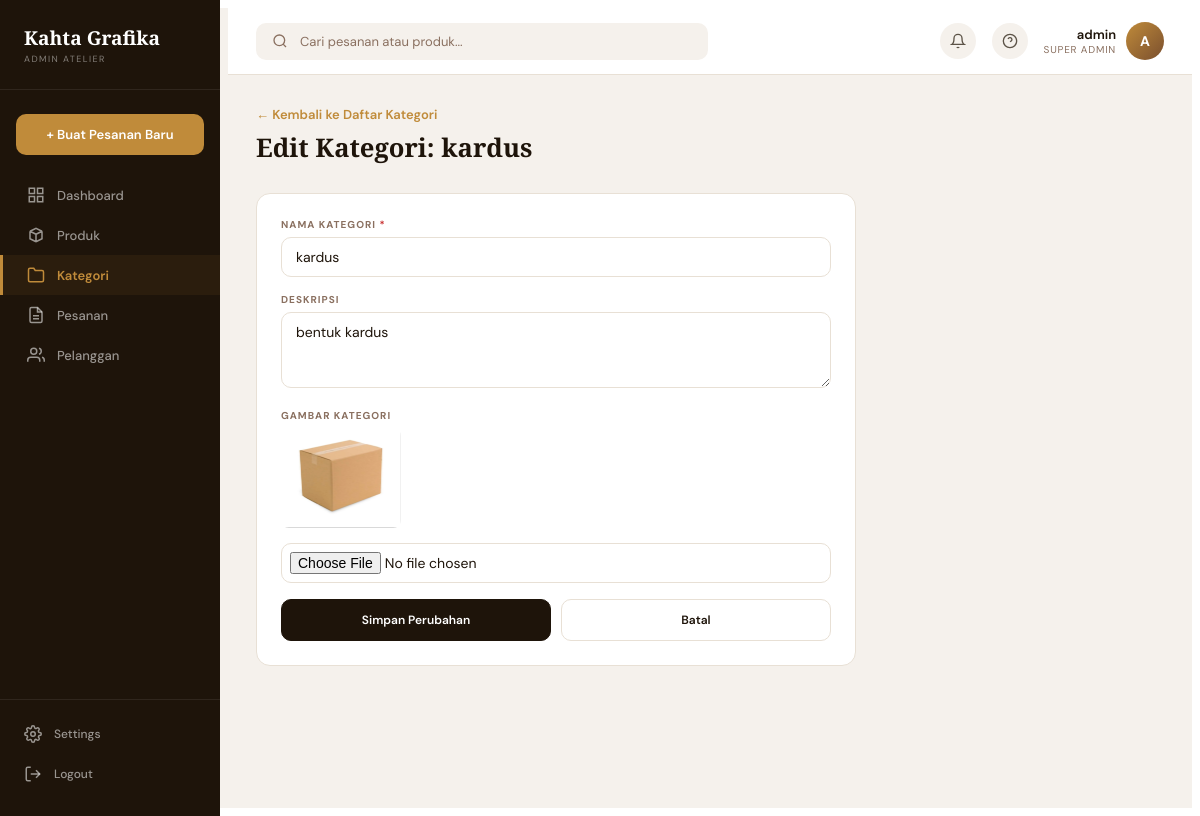
Page /dashboard/categories/1/edit/ (signed in) on the committed database.
### apps/accounts/models.py (models this page shows, shortened)
class User(AbstractUser):
    class Role(models.TextChoices):
        ADMIN = 'admin', 'Admin'
        CUSTOMER = 'customer', 'Customer'
    role = models.CharField(
        max_length=20,
        choices=Role.choices,
        default=Role.CUSTOMER,
    )
    phone_number = models.CharField(max_length=20, blank=True)
    address = models.TextField(blank=True)

### apps/catalog/models.py (models this page shows, shortened)
class Category(models.Model):
    name = models.CharField(max_length=100)
    slug = models.SlugField(unique=True, db_index=True)
    description = models.TextField(blank=True)
    image = models.ImageField(upload_to='categories/', blank=True, null=True)
    created_at = models.DateTimeField(auto_now_add=True)

### apps/dashboard/views.py (the view, shortened to what this page needs)
# urls.py: path('categories/<int:pk>/edit/', views.category_edit_view, name='category_edit'),
@staff_member_required(login_url='/auth/login/')
def category_edit_view(request, pk):
    from django.utils.text import slugify
    category = get_object_or_404(Category, pk=pk)
    return render(request, 'dashboard/category_form.html', {
        'category': category,
    })

### apps/cart/context_processors.py (called while the page is built)
def cart_context(request):
    count = 0
    if request.user.is_authenticated:
        try:
            cart = Cart.objects.get(user=request.user)
            count = cart.item_count
        except Cart.DoesNotExist:
            pass
    return {'cart_item_count': count}

### apps/cart/models.py (called while the page is built)
    @property
    def item_count(self):
        return self.items.count()

### templates/dashboard/category_form.html (shortened to what this page needs)
{% extends 'dashboard/base_admin.html' %}
{% block content %}
<div class="adm-page-header">
  <a href="{% url 'dashboard:categories' %}" class="adm-link" style="font-size:13px;">← Kembali ke Daftar Kategori</a>
  <div class="adm-page-title" style="margin-top:6px;">Edit Kategori: {{ category.name }}</div>
</div>
<div style="max-width:600px;">
  <div class="adm-detail-card">
    <form method="post" enctype="multipart/form-data">
      <div class="pf-field">
        <label class="pf-label" for="catName">Nama Kategori <span class="pf-required">*</span></label>
        <input type="text" class="pf-input" id="catName" name="name" value="{{ category.name }}" required>
      </div>
      <div class="pf-field">
        <label class="pf-label" for="catDesc">Deskripsi</label>
        <textarea class="pf-textarea" id="catDesc" name="description" rows="3">{{ category.description }}</textarea>
      </div>
      <div class="pf-field">
        <label class="pf-label">Gambar Kategori</label>
        {% if category.image %}
        <div style="margin-bottom:10px;">
          <img src="{{ category.image.url }}" style="max-height:100px;border-radius:8px;">
        </div>
        {% endif %}
        <input type="file" name="image" accept="image/*" class="pf-input" style="padding:8px;">
      </div>
      <div style="display:flex;gap:10px;">
        <button type="submit" class="adm-btn adm-btn-primary" style="flex:1;justify-content:center;padding:12px;border-radius:10px;">
          Simpan Perubahan
        </button>
        <a href="{% url 'dashboard:categories' %}" class="adm-btn" style="flex:1;justify-content:center;padding:12px;border-radius:10px;">
          Batal
        </a>
      </div>
    </form>
  </div>
</div>
{% endblock %}

### templates/dashboard/base_admin.html (shortened to what this page needs)
{% load static %}
<!DOCTYPE html>
<html lang="id">
<head>
  <link rel="stylesheet" href="{% static 'css/admin_dashboard.css' %}?v=2">
</head>
<body>
<div class="adm-layout">
  <aside class="adm-sidebar">
    <div class="adm-brand">
      <div class="adm-brand-name">Kahta Grafika</div>
      <div class="adm-brand-tag">Admin Atelier</div>
    </div>
    <a href="#" class="adm-cta">+ Buat Pesanan Baru</a>
    <nav class="adm-nav">
      <a href="{% url 'dashboard:index' %}" class="adm-nav-link {% if request.path == '/dashboard/' %}active{% endif %}">
        <svg viewBox="0 0 24 24" fill="none" stroke="currentColor" stroke-width="2"><rect x="3" y="3" width="7" height="7"/><rect x="14" y="3" width="7" height="7"/><rect x="3" y="14" width="7" height="7"/><rect x="14" y="14" width="7" height="7"/></svg>
        Dashboard
      </a>
      <a href="{% url 'dashboard:products' %}" class="adm-nav-link {% if '/dashboard/products' in request.path %}active{% endif %}">
        <svg viewBox="0 0 24 24" fill="none" stroke="currentColor" stroke-width="2"><path d="M20 7l-8-4-8 4m16 0l-8 4m8-4v10l-8 4m0-10L4 7m8 4v10M4 7v10l8 4"/></svg>
        Produk
      </a>
      <a href="{% url 'dashboard:categories' %}" class="adm-nav-link {% if '/dashboard/categories' in request.path %}active{% endif %}">
        <svg viewBox="0 0 24 24" fill="none" stroke="currentColor" stroke-width="2"><path d="M22 19a2 2 0 0 1-2 2H4a2 2 0 0 1-2-2V5a2 2 0 0 1 2-2h5l2 3h9a2 2 0 0 1 2 2z"/></svg>
        Kategori
      </a>
      <a href="{% url 'dashboard:orders' %}" class="adm-nav-link {% if '/dashboard/orders' in request.path %}active{% endif %}">
        <svg viewBox="0 0 24 24" fill="none" stroke="currentColor" stroke-width="2"><path d="M14 2H6a2 2 0 0 0-2 2v16a2 2 0 0 0 2 2h12a2 2 0 0 0 2-2V8z"/><polyline points="14 2 14 8 20 8"/><line x1="16" y1="13" x2="8" y2="13"/><line x1="16" y1="17" x2="8" y2="17"/></svg>
        Pesanan
      </a>
      <a href="{% url 'dashboard:customers' %}" class="adm-nav-link {% if '/dashboard/customers' in request.path %}active{% endif %}">
        <svg viewBox="0 0 24 24" fill="none" stroke="currentColor" stroke-width="2"><path d="M17 21v-2a4 4 0 0 0-4-4H5a4 4 0 0 0-4 4v2"/><circle cx="9" cy="7" r="4"/><path d="M23 21v-2a4 4 0 0 0-3-3.87"/><path d="M16 3.13a4 4 0 0 1 0 7.75"/></svg>
        Pelanggan
      </a>
    </nav>
    <div class="adm-sidebar-footer">
      <a href="#" class="adm-nav-link">
        Settings
      </a>
      <a href="{% url 'accounts:logout' %}" class="adm-nav-link">
        <svg viewBox="0 0 24 24" fill="none" stroke="currentColor" stroke-width="2"><path d="M9 21H5a2 2 0 0 1-2-2V5a2 2 0 0 1 2-2h4"/><polyline points="16 17 21 12 16 7"/><line x1="21" y1="12" x2="9" y2="12"/></svg>
        Logout
      </a>
    </div>
  </aside>
  <div class="adm-main">
    <header class="adm-topbar">
      <div class="adm-search">
        <svg width="16" height="16" viewBox="0 0 24 24" fill="none" stroke="currentColor" stroke-width="2"><circle cx="11" cy="11" r="8"/><line x1="21" y1="21" x2="16.65" y2="16.65"/></svg>
        <input type="text" placeholder="Cari pesanan atau produk...">
      </div>
      <div class="adm-topbar-actions">
        <button class="adm-topbar-icon" aria-label="Notifications">
          <svg width="16" height="16" viewBox="0 0 24 24" fill="none" stroke="currentColor" stroke-width="2"><path d="M18 8A6 6 0 0 0 6 8c0 7-3 9-3 9h18s-3-2-3-9"/><path d="M13.73 21a2 2 0 0 1-3.46 0"/></svg>
        </button>
        <button class="adm-topbar-icon" aria-label="Help">
          <svg width="16" height="16" viewBox="0 0 24 24" fill="none" stroke="currentColor" stroke-width="2"><circle cx="12" cy="12" r="10"/><path d="M9.09 9a3 3 0 0 1 5.83 1c0 2-3 3-3 3"/><line x1="12" y1="17" x2="12.01" y2="17"/></svg>
        </button>
        <div class="adm-profile">
          <div class="adm-profile-info">
            <div class="adm-profile-name">{{ request.user.get_full_name|default:request.user.username }}</div>
            <div class="adm-profile-role">Super Admin</div>
          </div>
          <div class="adm-profile-avatar">
            {{ request.user.username|make_list|first|upper }}
          </div>
        </div>
      </div>
    </header>
    <main class="adm-content">
      {% block content %}{% endblock %}
    </main>
  </div>
</div>
</body>
</html>

### static/css/admin_dashboard.css (style rules this page uses)
.adm-layout { display: flex; min-height: 100vh; background: #f5f1ec; font-family: 'DM Sans', 'Segoe UI', sans-serif; color: #1e140a; }
.adm-sidebar { width: 220px; background: #1e140a; color: #fff; display: flex; flex-direction: column; padding: 24px 0; position: fixed; top: 0; left: 0; bottom: 0; z-index: 100; }
.adm-brand { padding: 0 24px 24px; border-bottom: 1px solid rgba(255,255,255,.08); margin-bottom: 12px; }
.adm-brand-name { font-family: 'Cormorant Garamond', Georgia, serif; font-size: 1.2rem; font-weight: 700; color: #fff; }
.adm-brand-tag { font-size: 9px; letter-spacing: .16em; text-transform: uppercase; color: rgba(255,255,255,.45); margin-top: 2px; }
.adm-cta { display: block; margin: 12px 16px 20px; padding: 12px; background: #c08b3a; color: #fff; border: none; border-radius: 10px; font-size: 13px; font-weight: 600; text-align: center; text-decoration: none; cursor: pointer; transition: background .2s; }
.adm-nav { flex: 1; }
.adm-nav-link { display: flex; align-items: center; gap: 12px; padding: 11px 24px; font-size: 13px; font-weight: 500; color: rgba(255,255,255,.55); text-decoration: none; border-left: 3px solid transparent; transition: all .2s; }
.adm-nav-link.active { color: #c08b3a; background: rgba(192,139,58,.08); border-left-color: #c08b3a; font-weight: 600; }
.adm-nav-link svg { width: 18px; height: 18px; flex-shrink: 0; }
.adm-sidebar-footer { margin-top: auto; padding: 16px 24px 0; border-top: 1px solid rgba(255,255,255,.08); display: flex; flex-direction: column; gap: 4px; }
.adm-sidebar-footer .adm-nav-link { padding: 9px 0; border-left: none; font-size: 12px; }
.adm-main { flex: 1; margin-left: 220px; display: flex; flex-direction: column; }
.adm-topbar { display: flex; align-items: center; gap: 16px; padding: 14px 28px; background: #fff; border-bottom: 1px solid #e8e0d5; position: sticky; top: 0; z-index: 50; }
.adm-search { flex: 1; max-width: 420px; display: flex; align-items: center; gap: 10px; background: #f5f1ec; border-radius: 10px; padding: 9px 16px; }
.adm-search svg { color: #8a7060; flex-shrink: 0; }
.adm-search input { border: none; outline: none; background: transparent; font-size: 13px; font-family: inherit; color: #1e140a; width: 100%; }
.adm-search input::placeholder { color: #8a7060; }
.adm-topbar-actions { margin-left: auto; display: flex; align-items: center; gap: 16px; }
.adm-topbar-icon { width: 36px; height: 36px; border-radius: 50%; border: none; background: #f5f1ec; color: #5c5347; display: flex; align-items: center; justify-content: center; cursor: pointer; transition: all .2s; }
.adm-profile { display: flex; align-items: center; gap: 10px; }
.adm-profile-info { text-align: right; }
.adm-profile-name { font-size: 13px; font-weight: 600; color: #1e140a; }
.adm-profile-role { font-size: 10px; letter-spacing: .08em; text-transform: uppercase; color: #8a7060; }
.adm-profile-avatar { width: 38px; height: 38px; border-radius: 50%; background: linear-gradient(135deg, #c08b3a, #7a4f2e); display: flex; align-items: center; justify-content: center; color: #fff; font-size: 14px; font-weight: 700; }
.adm-content { padding: 28px; flex: 1; }
.adm-page-header { margin-bottom: 28px; }
.adm-page-title { font-family: 'Cormorant Garamond', Georgia, serif; font-size: 1.6rem; font-weight: 700; color: #1e140a; margin-bottom: 4px; }
.adm-link { color: #c08b3a; font-weight: 600; font-size: 12px; text-decoration: none; transition: color .2s; }
.adm-detail-card { background: #fff; border-radius: 14px; padding: 24px; border: 1px solid #e8e0d5; margin-bottom: 20px; }
.adm-btn { display: inline-flex; align-items: center; gap: 6px; padding: 9px 18px; border-radius: 8px; font-size: 12px; font-weight: 600; font-family: inherit; cursor: pointer; border: 1.5px solid #e8e0d5; background: #fff; color: #1e140a; text-decoration: none; transition: all .2s; }
.adm-btn-primary { background: #1e140a; border-color: #1e140a; color: #fff; }

### rows in the picture
User: user.get_full_name "admin", user.username|make_list "A"
Category: name "kardus", description "bentuk kardus", image (picture)
